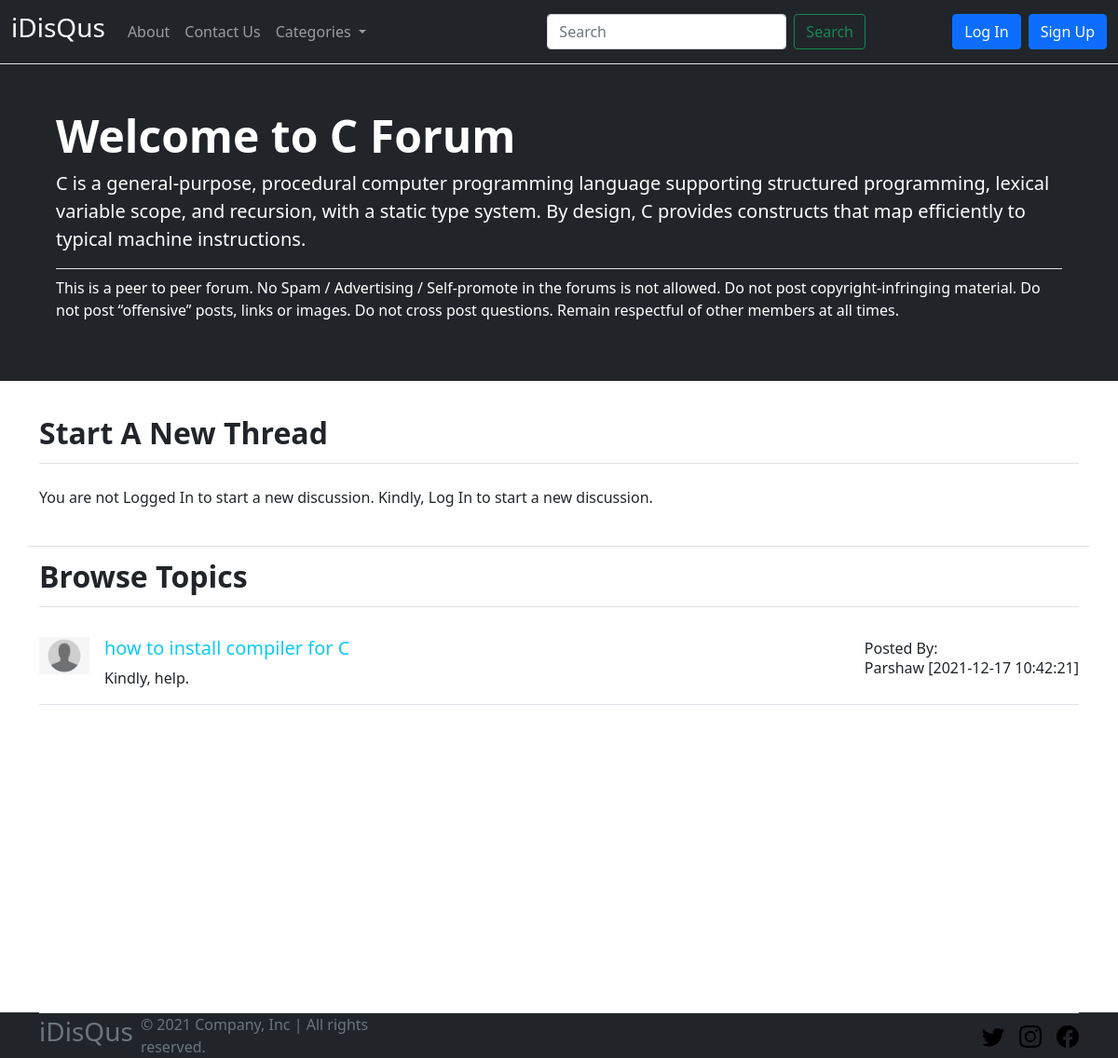
/iDisQus/threadlist.php?catid=1, run on the app's committed database.
### tables this page shows
CREATE TABLE `categories` (
  `category_id` int(10) NOT NULL,
  `category_name` varchar(255) NOT NULL,
  `category_description` longtext NOT NULL,
  `created_on` timestamp NOT NULL DEFAULT current_timestamp()
);

CREATE TABLE `threads` (
  `thread_id` int(10) NOT NULL,
  `thread_title` text NOT NULL,
  `thread_description` longtext NOT NULL,
  `thread_category_id` int(10) NOT NULL,
  `thread_user_id` int(10) NOT NULL,
  `timestamp` timestamp NOT NULL DEFAULT current_timestamp()
);

CREATE TABLE `users` (
  `user_id` int(10) NOT NULL,
  `username` varchar(50) NOT NULL,
  `email` varchar(50) NOT NULL,
  `password` text NOT NULL
);

### iDisQus/threadList.php (the view, shortened to what this page needs)
<!DOCTYPE html>
<html lang="en">
<head>
    <link rel="stylesheet" href="css/index.css" />
</head>
<body>
    <?php include 'partials/_header.php'; ?>
    <?php
        $category_id = $_GET['catid'];
        $sql = "SELECT * FROM `categories` WHERE category_id = $category_id";
        $result = mysqli_query($connect, $sql);
        while ($row = mysqli_fetch_assoc($result)) {
            $category_name = $row['category_name'];
            $category_description = $row['category_description'];
        }
    ?>
    <div class="p-5 mb-4 text-white bg-dark border-top">
        <div class="container">
            <h1 class="display-5 fw-bold">Welcome to
                <?php echo $category_name?> Forum
            </h1>
            <p class="lead">
                <?php echo $category_description?>
            </p>
            <p class="border-top pt-2">This is a peer to peer forum. No Spam / Advertising / Self-promote in the forums
                is not allowed. Do not
                post copyright-infringing material. Do not post “offensive” posts, links or images. Do not cross post
                questions. Remain respectful of other members at all times.</p>
        </div>
    </div>
    <div class="container pb-3 border-bottom">
        <div class="mb-3">
            <p class="d-flex py-2 align-items-center text-dark fw-bold text-decoration-none fs-2 border-bottom">
                Start A New Thread
            </p>
        </div>
        <?php
    if(isset($_SESSION['loggedin']) && $_SESSION['loggedin']==true){
    echo
    '
        <form action="'. $_SERVER['REQUEST_URI'] .'" method="post">
            <label for="exampleFormControlInput1" class="form-label">Title</label>
            <input type="text" class="form-control" id="exampleFormControlInput1" name="thread_title"
                aria-describedby="help">
            <div id="help" class="form-text">Should be crisp & short.</div>
            <div class="mb-3">
                <label for="exampleFormControlTextarea1" class="form-label">Description</label>
                <textarea class="form-control" id="exampleFormControlTextarea1" name="thread_description"
                    placeholder="Elaborate the Problem for understanding." rows="3"></textarea>
            </div>
            <input type="hidden" name="user_id" value="'. $_SESSION["user_id"]. '">
            <button type="submit" class="btn btn-success">Submit</button>
        </form>
        ';
    }
    else {
        echo
        '
        <div class="mb-3">
            <p class="d-flex py-2 align-items-center text-dark text-decoration-none">
                You are not Logged In to start a new discussion. Kindly, Log In to start a new discussion.
            </p>
        </div>
        ';
    }
    ?>
    </div>
    <div class="container" style="min-height: 500px;">
        <p class="d-flex py-2 align-items-center text-dark fw-bold text-decoration-none fs-2 border-bottom">
            Browse Topics
        </p>
        <?php
            $category_id = $_GET['catid'];
            $sql = "SELECT * FROM `threads` WHERE thread_category_id = $category_id";
            $result = mysqli_query($connect, $sql);
            while ($row = mysqli_fetch_assoc($result)) {
                $thread_id = $row['thread_id'];
                $thread_title = $row['thread_title'];
                $thread_description = $row['thread_description'];
                $thread_user_id = $row['thread_user_id'];
                $timestamp = $row['timestamp'];
                $sql1 = "SELECT username FROM `users` WHERE user_id = $thread_user_id";
                $result1 = mysqli_query($connect, $sql1);
                $row1 = mysqli_fetch_assoc($result1);
                echo '
                <div class="d-flex border-bottom py-3">
                    <div class="flex-shrink-0 mr-3">
                        <img src="images/default_user.png" width="54px" alt="...">
                    </div>
                    <div class="flex-grow-1 ms-3">
                        <h5><a href="thread.php?threadid='. $thread_id .'" class="link-info text-decoration-none">'. $thread_title .'</a></h5>
                        '. $thread_description .'
                    </div>
                    <div class="font-weight-bold my-0">
                        Posted By: <h6>'. $row1['username'] .' ['. $timestamp .']</h6>
                    </div>
                </div>
                ';
            }
        ?>
    </div>
    <?php include 'partials/_footer.php'; ?>
</body>
</html>

### iDisQus/partials/_header.php (shortened to what this page needs)
<?php
echo
'
<nav class="navbar navbar-expand-lg navbar-dark bg-dark">
  <div class="container-fluid">
    <a class="navbar-brand active" href="/iDisQus"><h3>iDisQus</h3></a>
    <button class="navbar-toggler" type="button" data-bs-toggle="collapse" data-bs-target="#navbarSupportedContent" aria-controls="navbarSupportedContent" aria-expanded="false" aria-label="Toggle navigation">
      <span class="navbar-toggler-icon"></span>
    </button>
    <div class="collapse navbar-collapse" id="navbarSupportedContent">
      <ul class="navbar-nav me-auto mb-2 mb-lg-0">
        <li class="nav-item">
          <a class="nav-link" aria-current="page" href="about.php">About</a>
        </li>
        <li class="nav-item">
          <a class="nav-link" href="contact.php">Contact Us</a>
        </li>
        <li class="nav-item dropdown">
          <a class="nav-link dropdown-toggle" href="#" id="navbarDropdown" role="button" data-bs-toggle="dropdown" aria-expanded="false">
            Categories
          </a>
          <ul class="dropdown-menu" aria-labelledby="navbarDropdown">
          ';
          echo
          '
          </ul>
          </ul>
          <div class="d-flex mx-auto">
              <form class="d-flex mx-auto" action="search.php" method="GET">
                <input class="form-control me-2" name="search" type="search" placeholder="Search" aria-label="Search">
                <button class="btn btn-outline-success" type="submit">Search</button>
              </form>
          </div>
          ';
      if(isset($_SESSION['loggedin']) && $_SESSION['loggedin']==true){
        echo
        '
          <p class="text-light my-0 mx-2">Welcome '. $_SESSION['username']. ' </p>
          <a class="btn btn-primary  mx-0" href="partials/_logout.php">Log Out</a>
        ';
      }
      else{
        echo
        '
        <div class="d-flex mx-0">
            <button class="btn btn-primary me-2" data-bs-toggle="modal"
            data-bs-target="#loginModal">Log In</button>
            <button class="btn btn-primary mx-0" data-bs-toggle="modal"
            data-bs-target="#signupModal">Sign Up</button>
        </div>
        ';
      }
echo
'
    </div>
  </div>
</nav>
';
?>

### iDisQus/partials/_footer.php (shortened to what this page needs)
<?php
echo
'
<div class="container-fluid bg-dark d-flex">
    <div class="container">
  <footer class="d-flex flex-wrap justify-content-between align-items-center border-top">
    <div class="col-md-4 d-flex align-items-center">
      <a href="/iDisQus" class="mb-3 me-2 mb-md-0 text-muted text-decoration-none lh-1">
        <h3 class="bi" width="30" height="24">iDisQus</h3>
      </a>
      <span class="text-muted">© 2021 Company, Inc | All rights reserved.</span>
    </div>
    <ul class="nav col-md-4 justify-content-end list-unstyled d-flex">
      <li class="ms-3"><a class="text-muted" href="https://twitter.com/"><svg class="bi" width="24" height="24"><use xlink:href="#twitter"></use></svg></a></li>
      <li class="ms-3"><a class="text-muted" href="https://www.instagram.com/"><svg class="bi" width="24" height="24"><use xlink:href="#instagram"></use></svg></a></li>
      <li class="ms-3"><a class="text-muted" href="https://www.facebook.com/"><svg class="bi" width="24" height="24"><use xlink:href="#facebook"></use></svg></a></li>
    </ul>
  </footer>
</div>
</div>
';
?>

### data on the page
categories: category_name "C", category_description "C is a general-purpose, procedural computer programming language supporting structured programming, lexical variable scope, and recursion, with a static type system. By design, C provides constructs that map efficiently to typical machine instructions."
threads: thread_title "how to install compiler for C", thread_description "Kindly, help.", users.username "Parshaw", timestamp "2021-12-17 10:42:21"
